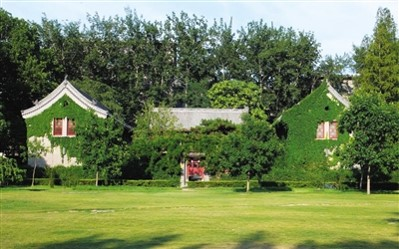
#> input picture opencv/photo/LocalBinary.jpg, 399 x 249 px
$ python Local_Binary_Pattern.py
#> lines starting #> are read from the running program, lines starting #| are printed output that depends on the picture
import cv2
import numpy as np

radius=3
n_points=8*radius
image=cv2.imread('photo/LocalBinary.jpg')
#> image is the input picture: shape (249, 399, 3); mean B, G, R 85.1, 129.2, 113.8
cv2.imshow('image',image)
rows,cols,channels=image.shape
#> rows = 249; cols = 399; channels = 3
grayimg=cv2.cvtColor(image,cv2.COLOR_RGB2GRAY)
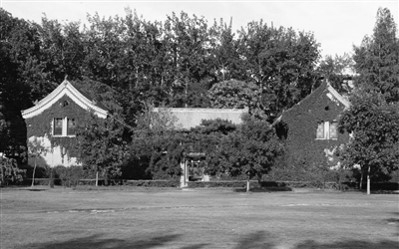
#> grayimg: shape (249, 399); min 0, max 255, mean 114.3
lbpmem = np.zeros((rows, cols), np.uint8)
tmp = np.zeros((8,), np.uint8)
for i in range(1, rows - 1):
    for j in range(1, cols - 1):
        if (grayimg[i, j] < grayimg[i - 1, j - 1]):
            tmp[0] = 1
        else:
            tmp[0] = 0
        if (grayimg[i, j] < grayimg[i - 1, j ]):
            tmp[1] = 1
        else:
            tmp[1] = 0
        if (grayimg[i, j] < grayimg[i - 1, j + 1]):
            tmp[2] = 1
        else:
            tmp[2] = 0
        if (grayimg[i, j] < grayimg[i , j + 1]):
            tmp[3] = 1
        else:
            tmp[3] = 0
        if (grayimg[i, j] < grayimg[i + 1, j + 1]):
            tmp[4] = 1
        else:
            tmp[4] = 0
        if (grayimg[i, j] < grayimg[i + 1, j ]):
            tmp[5] = 1
        else:
            tmp[5] = 0
        if (grayimg[i, j] < grayimg[i + 1, j - 1]):
            tmp[6] = 1
        else:
            tmp[6] = 0
        if (grayimg[i, j] < grayimg[i , j - 1]):
            tmp[7] = 1
        else:
            tmp[7] = 0
        lbpmem[i, j] = tmp[0] * 128 + tmp[1] * 64 + tmp[2] * 32 + tmp[3] * 16 + tmp[4] * 8 + tmp[5] * 4 + tmp[6] * 2 + tmp[7]
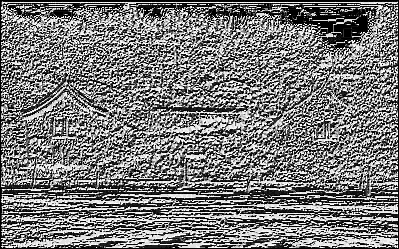
#> lbpmem: shape (249, 399); min 0, max 255, mean 121.9
#> after the loop, tmp = [1, 1, 1, 1, 1, 1, 1, 1]
cv2.imshow('texture',lbpmem)
cv2.waitKey()
